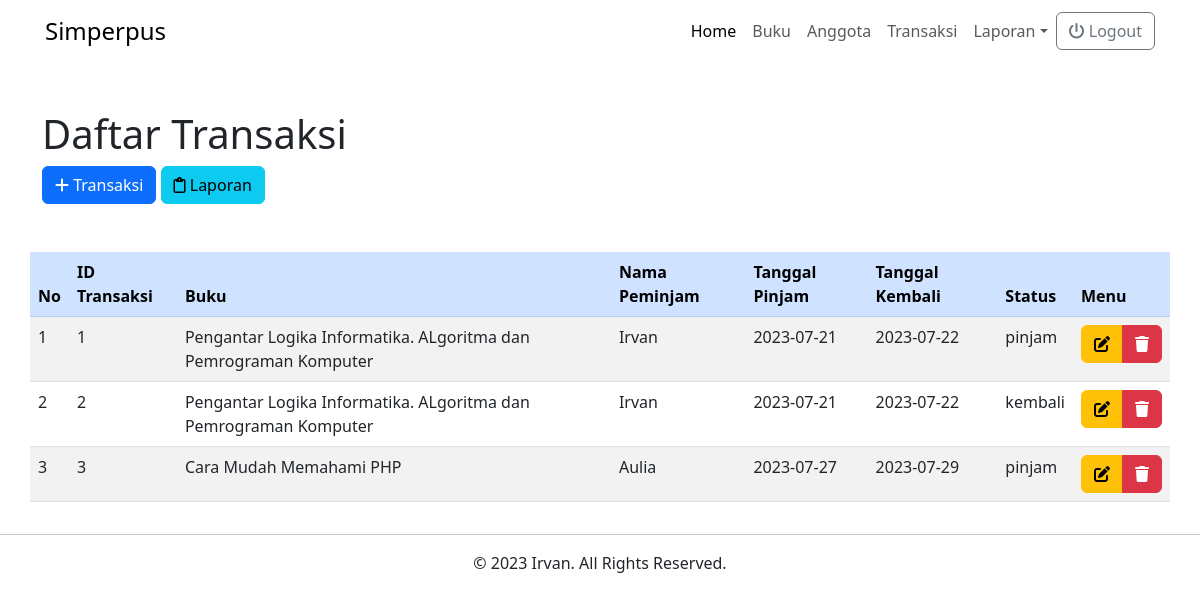
/transaksi-read.php (signed in), run on the app's committed database.
### tables this page shows
CREATE TABLE `transaksi` (
  `id_transaksi` int NOT NULL,
  `anggota` int NOT NULL,
  `buku` int NOT NULL,
  `tanggal_pinjam` date NOT NULL,
  `status` enum('pinjam','kembali') NOT NULL,
  `tanggal_kembali` date NOT NULL
);

CREATE TABLE `buku` (
  `id_buku` int NOT NULL,
  `judul_buku` varchar(100) DEFAULT NULL,
  `isbn` varchar(20) DEFAULT NULL,
  `pengarang` varchar(20) DEFAULT NULL,
  `penerbit` varchar(20) DEFAULT NULL,
  `tahun` year DEFAULT NULL
);

CREATE TABLE `anggota` (
  `id` int NOT NULL,
  `idanggota` varchar(10) DEFAULT NULL,
  `nama` varchar(30) DEFAULT NULL,
  `jeniskelamin` varchar(1) DEFAULT NULL,
  `alamat` varchar(40) DEFAULT NULL,
  `foto` varchar(100) DEFAULT NULL
);

### transaksi-read.php (the view, shortened to what this page needs)
<!DOCTYPE html>
<html lang="en">
<head>
    <link href="https://cdn.jsdelivr.net/npm/bootstrap@5.3.0/dist/css/bootstrap.min.css" rel="stylesheet" />
    <link rel="stylesheet" href="https://cdnjs.cloudflare.com/ajax/libs/font-awesome/6.4.0/css/all.min.css" />
    <link rel="stylesheet" href="./src/style/style.css" />
</head>
<body>
    <?php
    include_once 'navbar.php';
    ?>
    <div class="container">
        <div class="row">
            <div class="col-12">
                <div class="row">
                    <div class="col-lg-12 my-5">
                        <h1>Daftar Transaksi</h1>
                        <a href="transaksi-form.php" class="btn btn-primary"><i class="fa-solid fa-plus"></i> Transaksi</a>
                        <a href="transaksi-lap.php" class="btn btn-info" target="_blank"><i class="fa-sharp fa-regular fa-clipboard"></i> Laporan</a>
                    </div>
                </div>
                <div class="row">
                    <table class="table table-hover table-striped">
                        <thead class="table-primary">
                            <tr>
                                <th>No</th>
                                <th>ID Transaksi</th>
                                <th>Buku</th>
                                <th>Nama Peminjam</th>
                                <th>Tanggal Pinjam</th>
                                <th>Tanggal Kembali</th>
                                <th>Status</th>
                                <th>Menu</th>
                            </tr>
                        </thead>
                        <tbody>
                            <?php
                            include_once "koneksi.php";
                            $query = "SELECT * FROM transaksi
                                        JOIN buku ON buku.id_buku = transaksi.buku
                                        JOIN anggota ON transaksi.anggota = anggota.id";
                            $data_transaksi = mysqli_query($koneksi, $query);
                            if (!empty($data_transaksi)) {
                                foreach ($data_transaksi as $key => $value) {
                            ?>
                                    <tr>
                                        <td><?= $key + 1 ?></td>
                                        <td><?= $value['id_transaksi'] ?></td>
                                        <td><?= $value['judul_buku'] ?></td>
                                        <td><?= $value['nama'] ?></td>
                                        <td><?= $value['tanggal_pinjam'] ?></td>
                                        <td><?= $value['tanggal_kembali'] ?></td>
                                        <td><?= $value['status'] ?></td>
                                        <td>
                                            <div class="btn-group" role="group" aria-label="Basic example">
                                                <a href="transaksi-form.php?id=<?= $value["id_transaksi"] ?>" class="btn btn-warning"><i class="fa-solid fa-pen-to-square"></i></a>
                                                <a href="transaksi_act.php?id=<?= $value["id_transaksi"] ?>" class="btn btn-danger"><i class="fa-sharp fa-solid fa-trash"></i></a>
                                            </div>
                                        </td>
                                    </tr>
                            <?php
                                }
                            } else {
                                echo "Belum ada data transaksi!";
                            }
                            ?>
                        </tbody>
                    </table>
                </div>
            </div>
        </div>
    </div>
    <?php
    include_once 'footer.php';
    ?>
</body>

### data on the page
transaksi: id_transaksi "1", buku.judul_buku "Pengantar Logika Informatika. ALgoritma dan Pemrograman Komputer", anggota.nama "Irvan", tanggal_pinjam "2023-07-21", tanggal_kembali "2023-07-22", status "pinjam"
transaksi: id_transaksi "2", buku.judul_buku "Pengantar Logika Informatika. ALgoritma dan Pemrograman Komputer", anggota.nama "Irvan", tanggal_pinjam "2023-07-21", tanggal_kembali "2023-07-22", status "kembali"
transaksi: id_transaksi "3", buku.judul_buku "Cara Mudah Memahami PHP", anggota.nama "Aulia", tanggal_pinjam "2023-07-27", tanggal_kembali "2023-07-29", status "pinjam"
